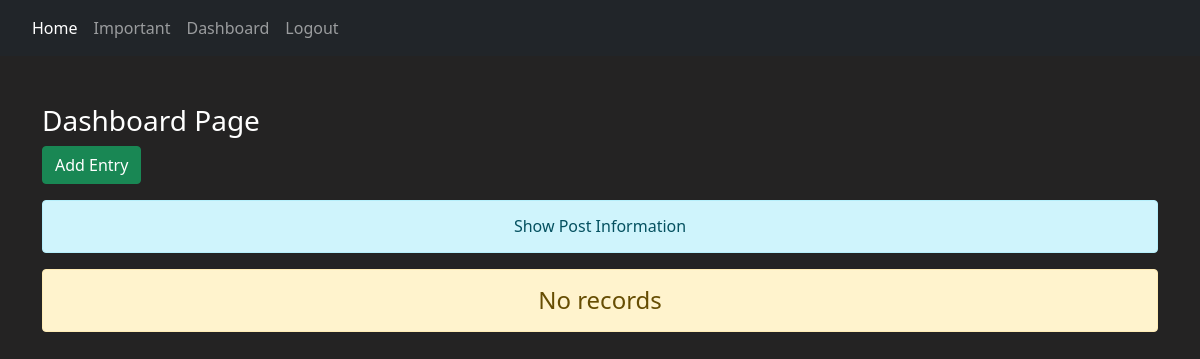
Page /dashboard/ (signed in) on the earlier database version.
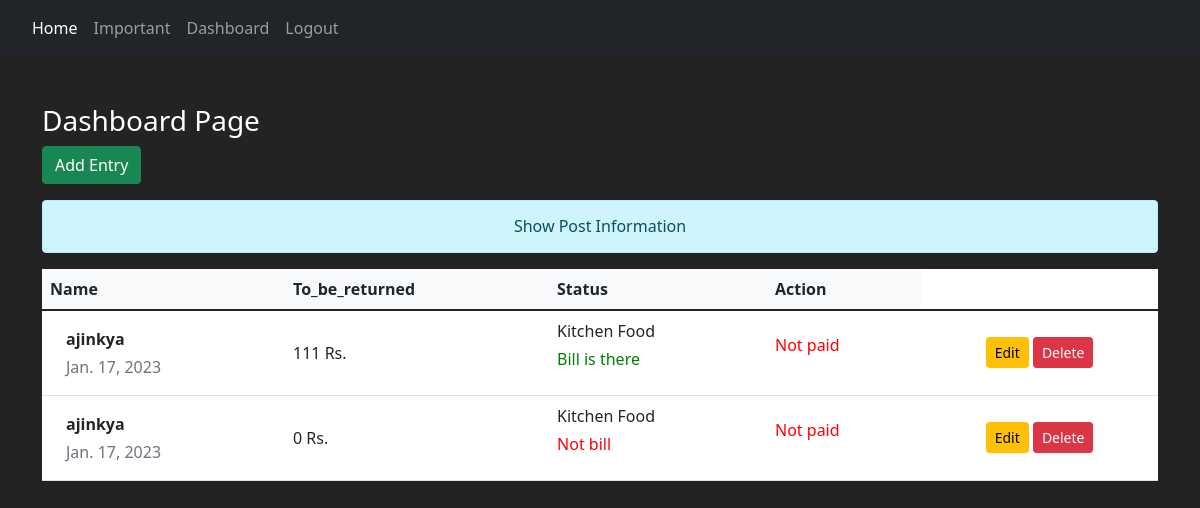
Same page on the later database version.
### main/models.py (models this page shows)
class Post(models.Model):
    user = models.ForeignKey(User,default = 1, on_delete=models.CASCADE)
    category = models.CharField( max_length = 200, choices = SELECT_CATEGORY_CHOICES , default ='Food',null=True)
    amount_taken = models.BigIntegerField()
    amount_used = models.BigIntegerField()
    date = models.DateField(default = now,null=True)
    desc = models.TextField(null=True)
    bill = models.BooleanField(default=False)
    remaining = models.BooleanField(default=False)
    status = models.BooleanField(default=True)
    class Meta:
        db_table:'addmoney'
    @property
    def to_be_returned(self):
        return self.amount_taken - self.amount_used

### main/views.py (the view)
# urls.py: path('dashboard/',views.dashboard,name='dashboard'),
def dashboard(request):
    if request.user.is_authenticated:
        posts = Post.objects.all()
        user = request.user
        full_name = user.get_full_name()
        gps = user.groups.all()
        return render(request,'dashboard.html',{'posts':posts,'full_name':full_name,'gps':gps})
    else:
        return HttpResponseRedirect('/login/')

### templates/dashboard.html (shortened to what this page needs)
{% extends 'base.html' %} {% load static %}
 {% block content %}
<div class="table-responsive">
    <h3 class="text-white mt-5">Dashboard Page</h3>
    <a href="{% url 'addpost' %}" class="btn btn-success">Add Entry</a>
    <h6 class="text-center alert alert-info mt-3">Show Post Information</h6>
    {% if posts %}
    <table class="table align-middle mb-0 bg-white">
        <thead class="bg-light">
            <tr>
                <th>Name</th>
                <th>To_be_returned</th>
                <th>Status</th>
                <th>Action</th>
            </tr>
        </thead>
        <tbody>
            {%for p in posts %}
            <tr>
                <td>
                    <div class="d-flex align-items-center">
                        <div class="ms-3">
                            <p class="fw-bold mb-1">{{p.user}}</p>
                            <p class="text-muted mb-0">{{p.date}}</p>
                        </div>
                    </div>
                </td>
                <td>
                    {{ p.to_be_returned }} Rs.
                </td>
                <td>
                    <p class="fw-normal mb-1">{{p.category}}</p>
                    {% if p.bill %}
                        <p style="color: green;">Bill is there</p>
                        {% else %}
                        <p style="color: red;">Not bill</p>
                        {% endif %}
                </td>
                <td>
                    {% if p.remaining %}
                    <p style="color: green;">Paid</p>
                    {% else %}
                    <p style="color: red;">Not paid</p>
                    {% endif %}
                </td>
                <td class="text-center">
                    <a href="{% url 'updatepost' p.id %}" class="btn btn-warning btn-sm">Edit</a> {% if perms.blog.delete_post %}
                    <form action="{% url 'deletepost' p.id %}" method="post" class="d-inline">{% csrf_token %}
                        <input type="submit" class="btn btn-danger btn-sm" value="Delete"> {% endif %}
                    </form>
                </td>
            </tr>
            {%endfor%}
        </tbody>
    </table>
    {% else %}
    <h4 class="text-center alert alert-warning">No records</h4>
    {% endif %}
</div>
{% endblock content %}

Differences in the rows shown:
added Post: user "ajinkya", date "Jan. 17, 2023", to_be_returned "111", category "Kitchen Food", bill "Bill is there", remaining "Not paid"
added Post: user "ajinkya", date "Jan. 17, 2023", to_be_returned "0", category "Kitchen Food", bill "Not bill", remaining "Not paid"
Other differences:
text no longer shown: "No records"
text now shown: "Name To_be_returned Status Action"
